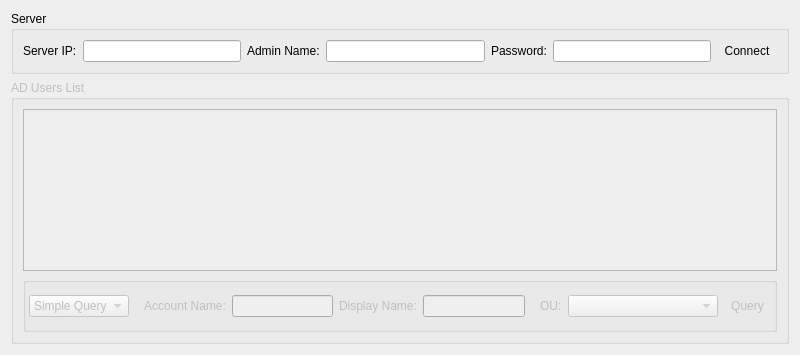
<?xml version="1.0" encoding="UTF-8"?>
<ui version="4.0">
 <class>ADUserManagerWidgetUI</class>
 <widget class="QWidget" name="ADUserManagerWidgetUI">
  <property name="geometry">
   <rect>
    <x>0</x>
    <y>0</y>
    <width>781</width>
    <height>355</height>
   </rect>
  </property>
  <property name="windowTitle">
   <string>AD User Manager</string>
  </property>
  <layout class="QVBoxLayout" name="verticalLayout">
   <item>
    <widget class="QGroupBox" name="groupBoxServerInfo">
     <property name="title">
      <string>Server</string>
     </property>
     <layout class="QGridLayout" name="gridLayout_2">
      <item row="0" column="0">
       <widget class="QLabel" name="labelServerIP">
        <property name="text">
         <string>Server IP:</string>
        </property>
       </widget>
      </item>
      <item row="0" column="1">
       <widget class="QLineEdit" name="lineEditServerIP">
        <property name="toolTip">
         <string>Server IP Address</string>
        </property>
       </widget>
      </item>
      <item row="0" column="2">
       <widget class="QLabel" name="labelADAdminName">
        <property name="text">
         <string>Admin Name:</string>
        </property>
       </widget>
      </item>
      <item row="0" column="3">
       <widget class="QLineEdit" name="lineEditADAdminName">
        <property name="toolTip">
         <string>Administrator Name</string>
        </property>
       </widget>
      </item>
      <item row="0" column="4">
       <widget class="QLabel" name="labelPassword">
        <property name="text">
         <string>Password:</string>
        </property>
       </widget>
      </item>
      <item row="0" column="5">
       <widget class="QLineEdit" name="lineEditPassword">
        <property name="toolTip">
         <string>Password</string>
        </property>
        <property name="echoMode">
         <enum>QLineEdit::Password</enum>
        </property>
       </widget>
      </item>
      <item row="0" column="6">
       <widget class="QToolButton" name="toolButtonConnect">
        <property name="toolTip">
         <string>Open AD</string>
        </property>
        <property name="whatsThis">
         <string>Open AD</string>
        </property>
        <property name="text">
         <string>Connect</string>
        </property>
        <property name="icon">
         <iconset resource="../usermanager.qrc">
          <normaloff>:/resources/images/connect.png</normaloff>:/resources/images/connect.png</iconset>
        </property>
        <property name="shortcut">
         <string>Ctrl+Return</string>
        </property>
        <property name="autoRaise">
         <bool>true</bool>
        </property>
       </widget>
      </item>
     </layout>
    </widget>
   </item>
   <item>
    <widget class="QGroupBox" name="groupBoxADUsersList">
     <property name="enabled">
      <bool>false</bool>
     </property>
     <property name="sizePolicy">
      <sizepolicy hsizetype="Expanding" vsizetype="Expanding">
       <horstretch>0</horstretch>
       <verstretch>0</verstretch>
      </sizepolicy>
     </property>
     <property name="title">
      <string>AD Users List</string>
     </property>
     <layout class="QGridLayout" name="gridLayout">
      <item row="0" column="0">
       <widget class="QTableView" name="tableViewADUsers">
        <property name="sizePolicy">
         <sizepolicy hsizetype="Expanding" vsizetype="Expanding">
          <horstretch>0</horstretch>
          <verstretch>2</verstretch>
         </sizepolicy>
        </property>
        <property name="contextMenuPolicy">
         <enum>Qt::CustomContextMenu</enum>
        </property>
        <property name="toolTip">
         <string>Users</string>
        </property>
        <property name="selectionMode">
         <enum>QAbstractItemView::SingleSelection</enum>
        </property>
        <property name="selectionBehavior">
         <enum>QAbstractItemView::SelectRows</enum>
        </property>
        <property name="sortingEnabled">
         <bool>true</bool>
        </property>
       </widget>
      </item>
      <item row="1" column="0">
       <widget class="QGroupBox" name="groupBoxQuery">
        <property name="title">
         <string/>
        </property>
        <layout class="QGridLayout" name="gridLayout_3">
         <property name="margin">
          <number>3</number>
         </property>
         <property name="horizontalSpacing">
          <number>6</number>
         </property>
         <item row="0" column="0">
          <widget class="QComboBox" name="comboBoxQueryMode">
           <property name="minimumSize">
            <size>
             <width>100</width>
             <height>0</height>
            </size>
           </property>
           <property name="toolTip">
            <string>Query Mode</string>
           </property>
           <property name="whatsThis">
            <string>Query Mode</string>
           </property>
           <item>
            <property name="text">
             <string>Simple Query</string>
            </property>
           </item>
           <item>
            <property name="text">
             <string>Custom Query</string>
            </property>
           </item>
          </widget>
         </item>
         <item row="0" column="1">
          <widget class="QStackedWidget" name="stackedWidget">
           <property name="currentIndex">
            <number>0</number>
           </property>
           <widget class="QWidget" name="pageSimpleQuery">
            <layout class="QHBoxLayout" name="horizontalLayout">
             <item>
              <widget class="QLabel" name="labelAccountName">
               <property name="text">
                <string>Account Name:</string>
               </property>
              </widget>
             </item>
             <item>
              <widget class="QLineEdit" name="lineEditAccountName">
               <property name="toolTip">
                <string>SAM Account Name</string>
               </property>
               <property name="whatsThis">
                <string>SAM Account Name</string>
               </property>
              </widget>
             </item>
             <item>
              <widget class="QLabel" name="labelDisplayName">
               <property name="text">
                <string>Display Name:</string>
               </property>
              </widget>
             </item>
             <item>
              <widget class="QLineEdit" name="lineEditDisplayName">
               <property name="toolTip">
                <string>Display Name</string>
               </property>
               <property name="whatsThis">
                <string>Display Name</string>
               </property>
              </widget>
             </item>
            </layout>
           </widget>
           <widget class="QWidget" name="pageCustomQuery">
            <layout class="QHBoxLayout" name="horizontalLayout_2">
             <item>
              <widget class="QLabel" name="labelFilter">
               <property name="text">
                <string>Filter:</string>
               </property>
              </widget>
             </item>
             <item>
              <widget class="QLineEdit" name="lineEditFilter">
               <property name="minimumSize">
                <size>
                 <width>120</width>
                 <height>0</height>
                </size>
               </property>
              </widget>
             </item>
             <item>
              <widget class="QLabel" name="labelDataToRetrieve">
               <property name="text">
                <string>Data To Retrieve:</string>
               </property>
              </widget>
             </item>
             <item>
              <widget class="QLineEdit" name="lineEditDataToRetrieve">
               <property name="minimumSize">
                <size>
                 <width>120</width>
                 <height>0</height>
                </size>
               </property>
              </widget>
             </item>
            </layout>
           </widget>
          </widget>
         </item>
         <item row="0" column="2">
          <widget class="QLabel" name="labelOU">
           <property name="text">
            <string>OU:</string>
           </property>
          </widget>
         </item>
         <item row="0" column="3">
          <widget class="QComboBox" name="comboBoxOU">
           <property name="minimumSize">
            <size>
             <width>150</width>
             <height>0</height>
            </size>
           </property>
           <property name="toolTip">
            <string>Organization Unit</string>
           </property>
           <property name="whatsThis">
            <string>Organization Unit</string>
           </property>
          </widget>
         </item>
         <item row="0" column="4">
          <widget class="QToolButton" name="toolButtonQueryAD">
           <property name="toolTip">
            <string>Query AD</string>
           </property>
           <property name="whatsThis">
            <string>Query AD</string>
           </property>
           <property name="text">
            <string>Query</string>
           </property>
           <property name="icon">
            <iconset resource="../usermanager.qrc">
             <normaloff>:/resources/images/find.png</normaloff>:/resources/images/find.png</iconset>
           </property>
           <property name="shortcut">
            <string>Ctrl+Return</string>
           </property>
           <property name="autoRaise">
            <bool>true</bool>
           </property>
          </widget>
         </item>
        </layout>
       </widget>
      </item>
     </layout>
    </widget>
   </item>
  </layout>
  <action name="actionExport">
   <property name="text">
    <string>Export</string>
   </property>
  </action>
  <action name="actionPrint">
   <property name="text">
    <string>Print</string>
   </property>
  </action>
  <action name="actionCreateNewAccount">
   <property name="text">
    <string>Create New Account</string>
   </property>
  </action>
  <action name="actionResetPassword">
   <property name="text">
    <string>Reset Password</string>
   </property>
  </action>
  <action name="actionDisableAccount">
   <property name="text">
    <string>Disable Account</string>
   </property>
  </action>
  <action name="actionUnlockAccount">
   <property name="text">
    <string>Unlock Account</string>
   </property>
  </action>
  <action name="actionUserCannotChangePassword">
   <property name="checkable">
    <bool>true</bool>
   </property>
   <property name="text">
    <string>User cannot change password</string>
   </property>
  </action>
  <action name="actionPasswordNeverExpires">
   <property name="checkable">
    <bool>true</bool>
   </property>
   <property name="text">
    <string>Password never expires</string>
   </property>
  </action>
  <action name="actionUserMustChangePassword">
   <property name="text">
    <string>User must change password at next logon</string>
   </property>
  </action>
  <action name="actionProperties">
   <property name="text">
    <string>Properties</string>
   </property>
  </action>
 </widget>
 <tabstops>
  <tabstop>lineEditServerIP</tabstop>
  <tabstop>lineEditADAdminName</tabstop>
  <tabstop>lineEditPassword</tabstop>
  <tabstop>toolButtonConnect</tabstop>
  <tabstop>tableViewADUsers</tabstop>
  <tabstop>comboBoxQueryMode</tabstop>
  <tabstop>lineEditAccountName</tabstop>
  <tabstop>lineEditDisplayName</tabstop>
  <tabstop>comboBoxOU</tabstop>
  <tabstop>toolButtonQueryAD</tabstop>
  <tabstop>lineEditFilter</tabstop>
  <tabstop>lineEditDataToRetrieve</tabstop>
 </tabstops>
 <resources>
  <include location="../usermanager.qrc"/>
 </resources>
 <connections/>
</ui>
